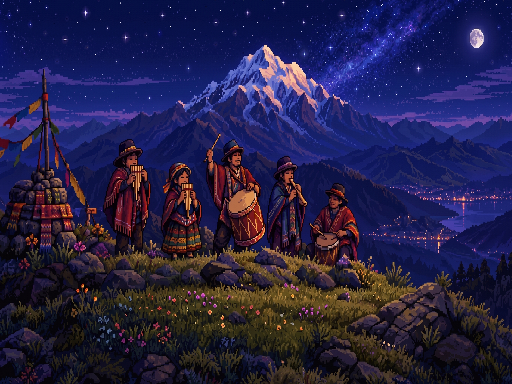

Below is a game level as drawn by its tile map, then a one-line description and the .tmx file that defines it, in full:
An orthogonal 32x24 tile map with 16x16 px tiles, 1 tile layer (Tile Layer 1).

<map version="1.10" tiledversion="1.12.2" orientation="orthogonal" renderorder="right-down" width="32" height="24" tilewidth="16" tileheight="16" infinite="0" nextlayerid="2" nextobjectid="1">
 <tileset firstgid="1" source="pantallaVictoria.tsx" />
 <layer id="1" name="Tile Layer 1" width="32" height="24">
  <data encoding="csv">
1,2,3,4,5,6,7,8,9,10,11,12,13,14,15,16,17,18,19,20,21,22,23,24,25,26,27,28,29,30,31,32,
33,34,35,36,37,38,39,40,41,42,43,44,45,46,47,48,49,50,51,52,53,54,55,56,57,58,59,60,61,62,63,64,
65,66,67,68,69,70,71,72,73,74,75,76,77,78,79,80,81,82,83,84,85,86,87,88,89,90,91,92,93,94,95,96,
97,98,99,100,101,102,103,104,105,106,107,108,109,110,111,112,113,114,115,116,117,118,119,120,121,122,123,124,125,126,127,128,
129,130,131,132,133,134,135,136,137,138,139,140,141,142,143,144,145,146,147,148,149,150,151,152,153,154,155,156,157,158,159,160,
161,162,163,164,165,166,167,168,169,170,171,172,173,174,175,176,177,178,179,180,181,182,183,184,185,186,187,188,189,190,191,192,
193,194,195,196,197,198,199,200,201,202,203,204,205,206,207,208,209,210,211,212,213,214,215,216,217,218,219,220,221,222,223,224,
225,226,227,228,229,230,231,232,233,234,235,236,237,238,239,240,241,242,243,244,245,246,247,248,249,250,251,252,253,254,255,256,
257,258,259,260,261,262,263,264,265,266,267,268,269,270,271,272,273,274,275,276,277,278,279,280,281,282,283,284,285,286,287,288,
289,290,291,292,293,294,295,296,297,298,299,300,301,302,303,304,305,306,307,308,309,310,311,312,313,314,315,316,317,318,319,320,
321,322,323,324,325,326,327,328,329,330,331,332,333,334,335,336,337,338,339,340,341,342,343,344,345,346,347,348,349,350,351,352,
353,354,355,356,357,358,359,360,361,362,363,364,365,366,367,368,369,370,371,372,373,374,375,376,377,378,379,380,381,382,383,384,
385,386,387,388,389,390,391,392,393,394,395,396,397,398,399,400,401,402,403,404,405,406,407,408,409,410,411,412,413,414,415,416,
417,418,419,420,421,422,423,424,425,426,427,428,429,430,431,432,433,434,435,436,437,438,439,440,441,442,443,444,445,446,447,448,
449,450,451,452,453,454,455,456,457,458,459,460,461,462,463,464,465,466,467,468,469,470,471,472,473,474,475,476,477,478,479,480,
481,482,483,484,485,486,487,488,489,490,491,492,493,494,495,496,497,498,499,500,501,502,503,504,505,506,507,508,509,510,511,512,
513,514,515,516,517,518,519,520,521,522,523,524,525,526,527,528,529,530,531,532,533,534,535,536,537,538,539,540,541,542,543,544,
545,546,547,548,549,550,551,552,553,554,555,556,557,558,559,560,561,562,563,564,565,566,567,568,569,570,571,572,573,574,575,576,
577,578,579,580,581,582,583,584,585,586,587,588,589,590,591,592,593,594,595,596,597,598,599,600,601,602,603,604,605,606,607,608,
609,610,611,612,613,614,615,616,617,618,619,620,621,622,623,624,625,626,627,628,629,630,631,632,633,634,635,636,637,638,639,640,
641,642,643,644,645,646,647,648,649,650,651,652,653,654,655,656,657,658,659,660,661,662,663,664,665,666,667,668,669,670,671,672,
673,674,675,676,677,678,679,680,681,682,683,684,685,686,687,688,689,690,691,692,693,694,695,696,697,698,699,700,701,702,703,704,
705,706,707,708,709,710,711,712,713,714,715,716,717,718,719,720,721,722,723,724,725,726,727,728,729,730,731,732,733,734,735,736,
737,738,739,740,741,742,743,744,745,746,747,748,749,750,751,752,753,754,755,756,757,758,759,760,761,762,763,764,765,766,767,768
</data>
 </layer>
</map>
